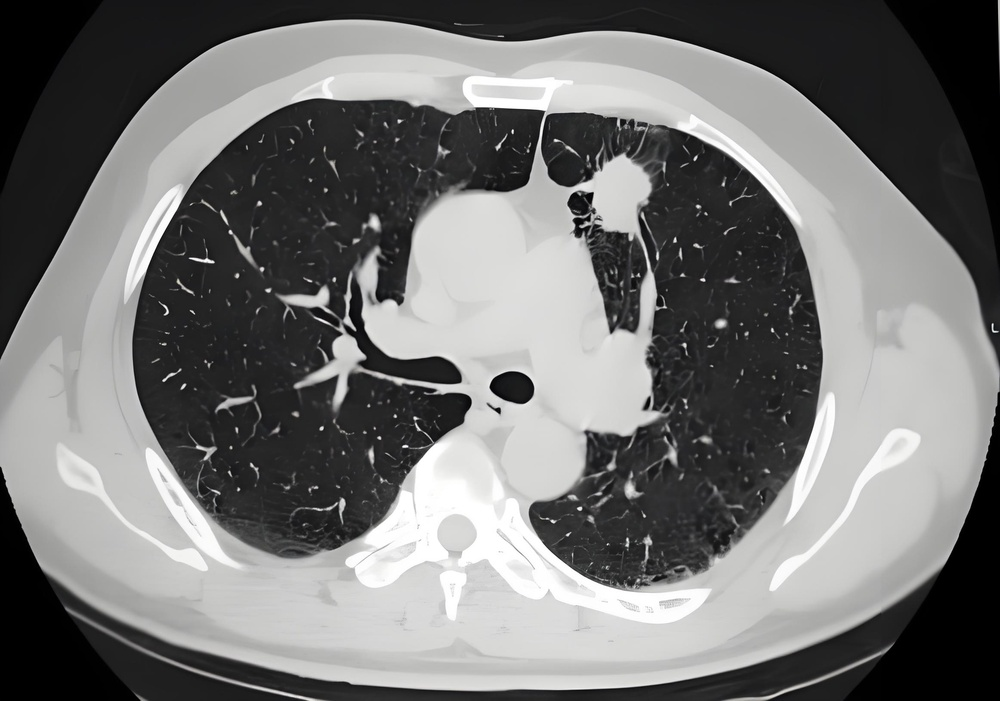
#> input picture homework3-t2/imgs/CT-image.jpg, 1000 x 701 px, shrunk from 2324 x 1628 before the run; its folder holds only this picture in this run
$ python edge_based_segment.py   (older library calls are emulated)
#> lines starting #> are read from the running program, lines starting #| are printed output that depends on the picture
import cv2
import numpy as np
import os

'''
基于边缘的图像分割方法实现
包含以下算子：
1. Roberts算子
2. Prewitt算子
3. Sobel算子
4. Laplacian算子
5. LOG算子
6. Canny算子
'''

def safe_normalize(edge):
    """
    安全地归一化边缘检测结果
    :param edge: 边缘检测结果
    :return: 归一化后的结果
    """
    # 处理无效值
    edge = np.nan_to_num(edge, nan=0.0, posinf=255.0, neginf=0.0)

    # 确保数据类型正确
    edge = edge.astype(np.float32)

    # 获取有效值的范围
    min_val = np.min(edge)
    max_val = np.max(edge)

    # 如果所有值都相同，直接返回
    if min_val == max_val:
        return np.zeros_like(edge, dtype=np.uint8)

    # 归一化到0-255
    edge = ((edge - min_val) / (max_val - min_val) * 255).astype(np.uint8)
    return edge

def roberts_edge_detection(image):
    """
    Roberts算子边缘检测
    :param image: 输入图像
    :return: 边缘检测结果
    """
    # Roberts算子
    roberts_x = np.array([[1, 0], [0, -1]], dtype=np.float32)
    roberts_y = np.array([[0, 1], [-1, 0]], dtype=np.float32)

    # 计算x和y方向的梯度
    grad_x = cv2.filter2D(image, -1, roberts_x)
    grad_y = cv2.filter2D(image, -1, roberts_y)

    # 计算梯度幅值
    edge = np.sqrt(np.square(grad_x) + np.square(grad_y))

    # 安全归一化
    return safe_normalize(edge)

def prewitt_edge_detection(image):
    """
    Prewitt算子边缘检测
    :param image: 输入图像
    :return: 边缘检测结果
    """
    # Prewitt算子
    prewitt_x = np.array([[-1, 0, 1], [-1, 0, 1], [-1, 0, 1]], dtype=np.float32)
    prewitt_y = np.array([[-1, -1, -1], [0, 0, 0], [1, 1, 1]], dtype=np.float32)

    # 计算x和y方向的梯度
    grad_x = cv2.filter2D(image, -1, prewitt_x)
    grad_y = cv2.filter2D(image, -1, prewitt_y)

    # 计算梯度幅值
    edge = np.sqrt(np.square(grad_x) + np.square(grad_y))

    # 安全归一化
    return safe_normalize(edge)

def sobel_edge_detection(image):
    """
    Sobel算子边缘检测
    :param image: 输入图像
    :return: 边缘检测结果
    """
    # 使用OpenCV的Sobel函数
    grad_x = cv2.Sobel(image, cv2.CV_64F, 1, 0, ksize=3)
    grad_y = cv2.Sobel(image, cv2.CV_64F, 0, 1, ksize=3)

    # 计算梯度幅值
    edge = np.sqrt(np.square(grad_x) + np.square(grad_y))

    # 安全归一化
    return safe_normalize(edge)

def laplacian_edge_detection(image):
    """
    Laplacian算子边缘检测
    :param image: 输入图像
    :return: 边缘检测结果
    """
    # 使用OpenCV的Laplacian函数
    edge = cv2.Laplacian(image, cv2.CV_64F)

    # 取绝对值
    edge = np.absolute(edge)

    # 安全归一化
    return safe_normalize(edge)

def log_edge_detection(image):
    """
    LOG（Laplacian of Gaussian）算子边缘检测
    :param image: 输入图像
    :return: 边缘检测结果
    """
    # 先进行高斯模糊
    blurred = cv2.GaussianBlur(image, (5, 5), 0)

    # 再进行Laplacian边缘检测
    edge = cv2.Laplacian(blurred, cv2.CV_64F)

    # 取绝对值
    edge = np.absolute(edge)

    # 安全归一化
    return safe_normalize(edge)

def canny_edge_detection(image):
    """
    Canny算子边缘检测
    :param image: 输入图像
    :return: 边缘检测结果
    """
    # 使用OpenCV的Canny函数
    edge = cv2.Canny(image, 100, 200)
    return edge

def process_image(image_path):
    """
    处理单张图片，应用所有边缘检测方法
    :param image_path: 输入图片路径
    """
#> called with image_path = 'imgs/CT-image.jpg'
    # 读取图片并转换为灰度图
    image = cv2.imread(image_path)
#> image is the input picture: shape (701, 1000, 3); mean B, G, R 115.1, 115.7, 115.7
    if image is None:
        print(f"错误：无法读取图片 {image_path}")
        return

    # 转换为灰度图
    if len(image.shape) == 3:  # 如果是彩色图像
        image = cv2.cvtColor(image, cv2.COLOR_BGR2GRAY)
#> image: shape (701, 1000)

    # 获取图片文件名（不含扩展名）
    image_name = os.path.splitext(os.path.basename(image_path))[0]

    # 创建结果保存路径
    result_dir = os.path.join('results', 'edge_based_segment')
    if not os.path.exists(result_dir):
        os.makedirs(result_dir)

    # 应用各种边缘检测方法
    methods = {
        'roberts': roberts_edge_detection,
        'prewitt': prewitt_edge_detection,
        'sobel': sobel_edge_detection,
        'laplacian': laplacian_edge_detection,
        'log': log_edge_detection,
        'canny': canny_edge_detection
    }

    # 处理并保存结果
    for method_name, method_func in methods.items():
        try:
            result = method_func(image)
            output_path = os.path.join(result_dir, f"{method_name}_{image_name}.jpg")
            cv2.imwrite(output_path, result)
            print(f"{method_name}边缘检测结果已保存到：{output_path}")
        except Exception as e:
            print(f"处理{method_name}方法时出错：{str(e)}")
#> this loop made 6 passes
#> pass 1, in roberts_edge_detection, `grad_x = cv2.filter2D(image, -1, roberts_x)`:
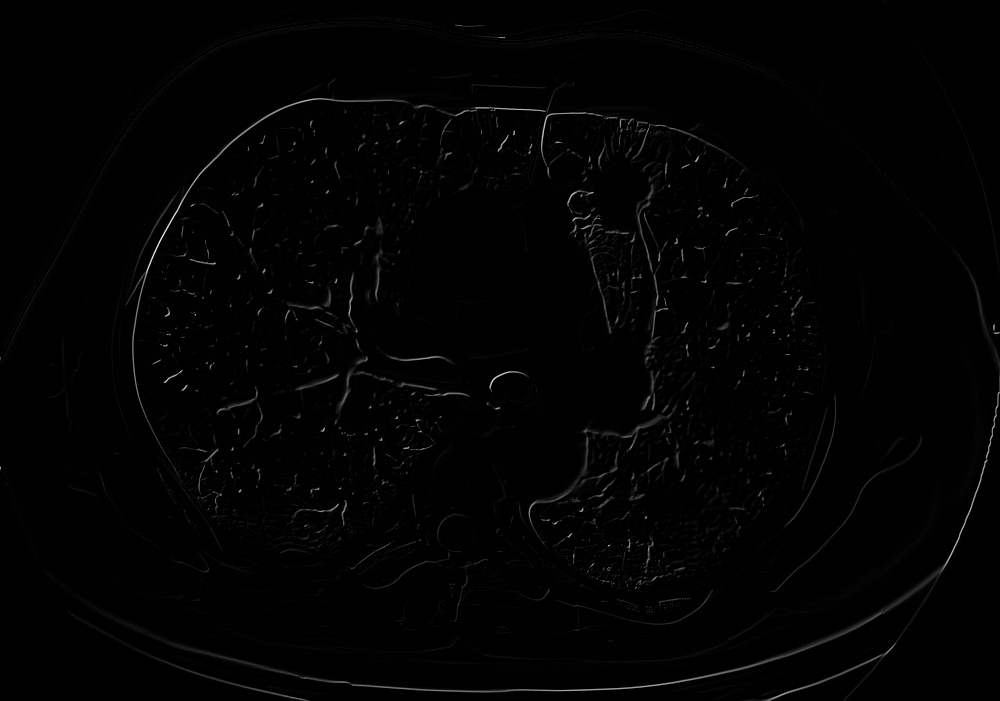
#> grad_x: shape (701, 1000); min 0, max 241, mean 2.3
#> pass 1, in roberts_edge_detection, `grad_y = cv2.filter2D(image, -1, roberts_y)`:
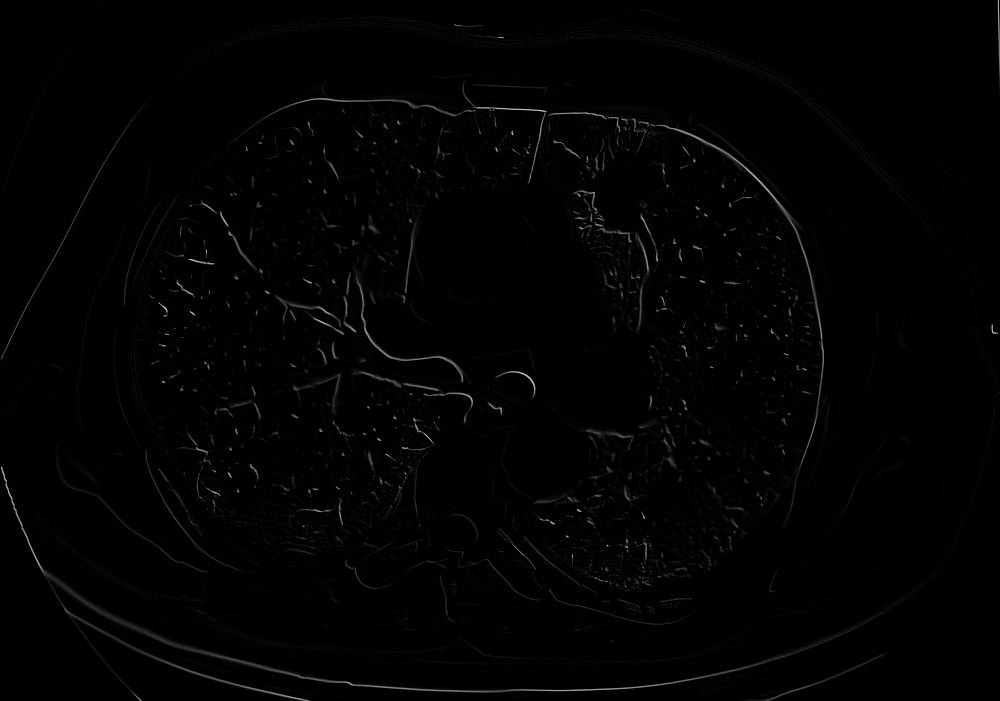
#> grad_y: shape (701, 1000); min 0, max 219, mean 2.3
#> pass 1, in roberts_edge_detection, `edge = np.sqrt(np.square(grad_x) + np.square(grad_y))`:
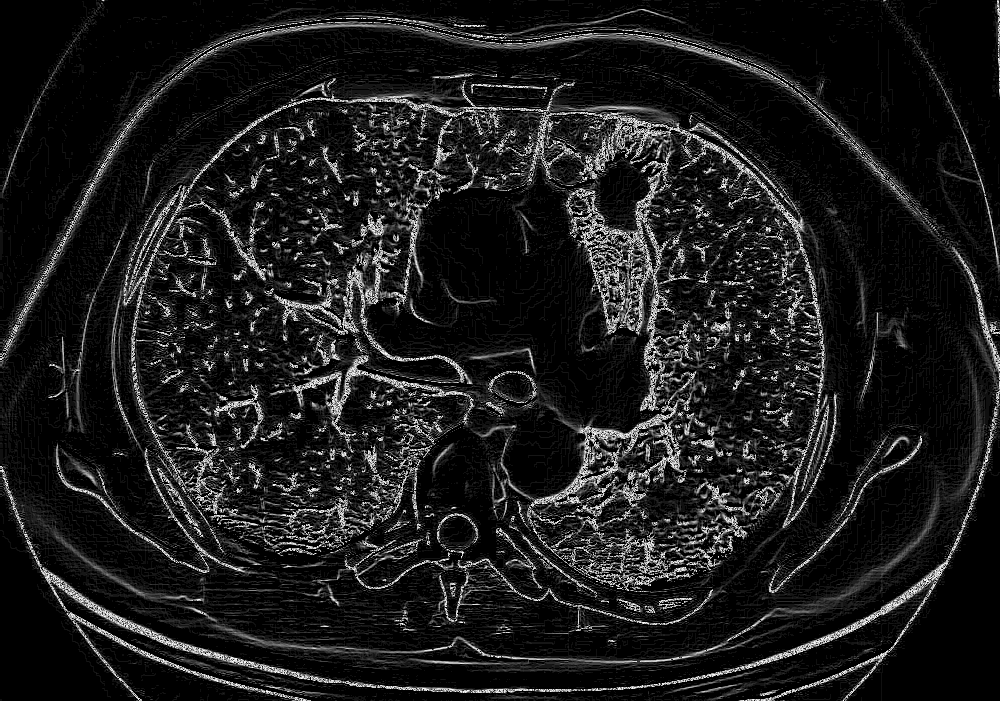
#> edge: shape (701, 1000) float16; min 0, max 15.91, mean 1.76; drawn with min black and max white

def main():
    # 获取imgs目录下的所有图片
    img_dir = 'imgs'
    if not os.path.exists(img_dir):
        print(f"错误：找不到图片目录 {img_dir}")
        return

    # 处理所有图片
    for filename in os.listdir(img_dir):
        if filename.lower().endswith(('.png', '.jpg', '.jpeg', '.bmp', '.tif', '.tiff')):
            image_path = os.path.join(img_dir, filename)
            print(f"\n处理图片：{filename}")
            process_image(image_path)

if __name__ == "__main__":
    main()
